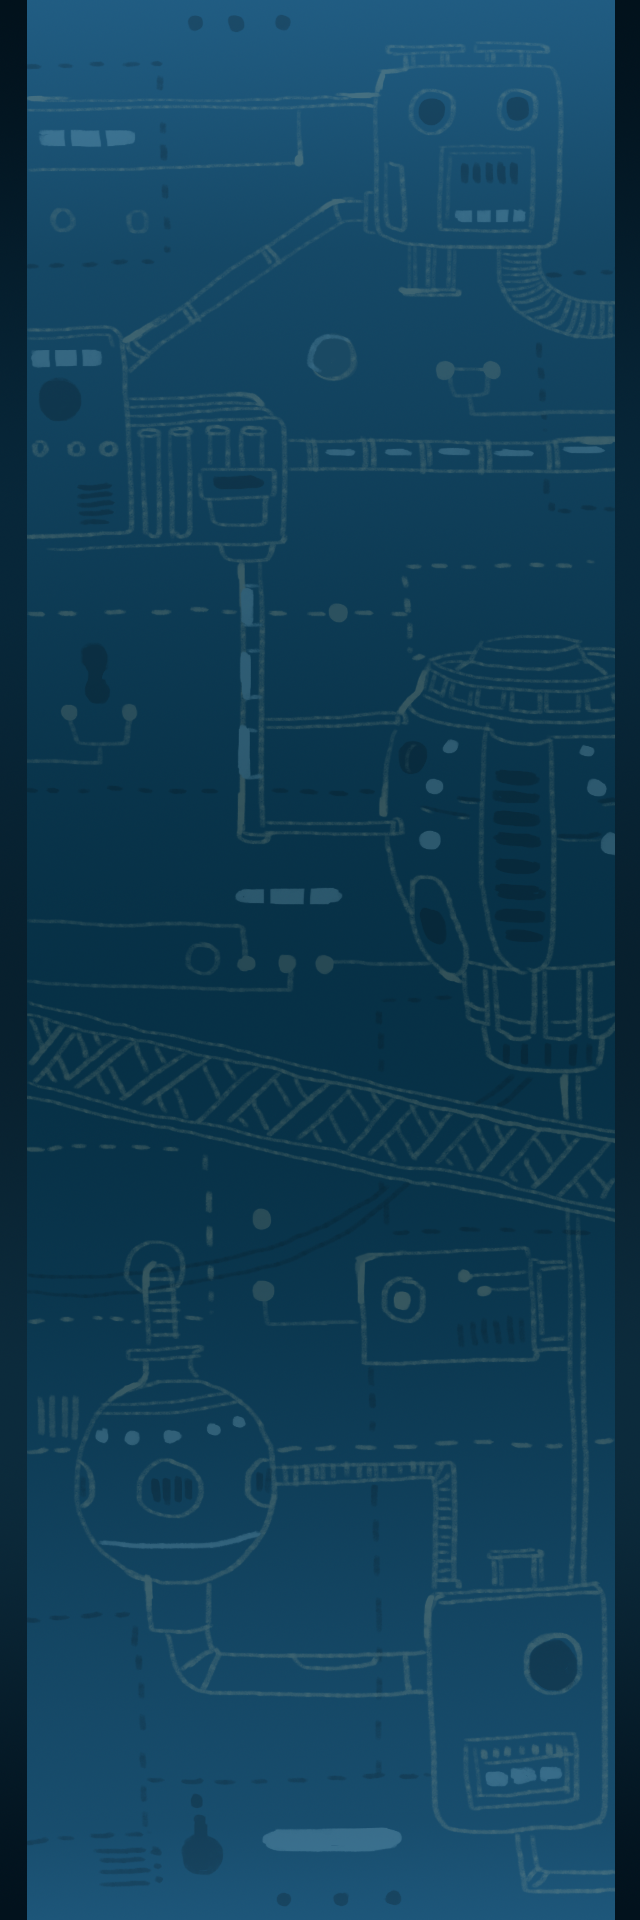

This game map was drawn from its Tiled (.tmx) file and the tilesets committed beside it. A one-line description and the trimmed map source follow:
An orthogonal 20x60 tile map with 32x32 px tiles, 1 tile layer (backGround), 3 tilesets and 18 objects (round_0, round_1, round_2, round_3, round_4, ...).

<map version="1.0" orientation="orthogonal" width="20" height="60" tilewidth="32" tileheight="32">
	<tileset firstgid="1" name="testBack" tilewidth="32" tileheight="32">
		<image source="testBack.png" width="640" height="1920" />
	</tileset>
	<tileset firstgid="1201" name="round" tilewidth="32" tileheight="32">
		<image source="round.png" width="64" height="64" />
	</tileset>
	<tileset firstgid="1205" name="mate_tiles" tilewidth="32" tileheight="32">
		<image source="mate_tiles.png" width="128" height="64" />
		<tile id="2">
			<properties>
				<property name="Collidable" value="true" />
			</properties>
		</tile>
	</tileset>
	<layer name="backGround" width="20" height="60">
		<data>[1200 cells, 1200 non-empty, 1200 distinct tile ids]</data>
	</layer>
	<objectgroup name="objects" width="20" height="60" />
	<objectgroup name="roundObjects" width="20" height="60">
		<object name="round_0" x="323" y="1700" width="25" height="25">
			<properties>
				<property name="isDown" value="false" />
				<property name="maxLength" value="500" />
				<property name="minLength" value="400" />
			</properties>
		</object>
		<object name="round_1" x="130" y="1450" width="25" height="25">
			<properties>
				<property name="isDown" value="false" />
				<property name="maxLength" value="450" />
				<property name="minLength" value="300" />
			</properties>
		</object>
		<object name="round_2" x="323" y="1000" width="25" height="25">
			<properties>
				<property name="isDown" value="true" />
				<property name="maxLength" value="600" />
				<property name="minLength" value="500" />
			</properties>
		</object>
		<object name="round_3" x="130" y="1150" width="25" height="25">
			<properties>
				<property name="isDown" value="true" />
				<property name="maxLength" value="250" />
				<property name="minLength" value="100" />
			</properties>
		</object>
		<object name="round_4" x="515" y="750" width="25" height="25">
			<properties>
				<property name="isDown" value="false" />
				<property name="maxLength" value="600" />
				<property name="minLength" value="300" />
			</properties>
		</object>
		<object name="round_5" x="323" y="700" width="25" height="25">
			<properties>
				<property name="isDown" value="false" />
				<property name="maxLength" value="250" />
				<property name="minLength" value="100" />
			</properties>
		</object>
		<object name="round_6" x="130" y="350" width="25" height="25">
			<properties>
				<property name="isDown" value="false" />
				<property name="maxLength" value="600" />
				<property name="minLength" value="400" />
			</properties>
		</object>
		<object name="round_7" x="323" y="350" width="25" height="25">
			<properties>
				<property name="isDown" value="true" />
				<property name="maxLength" value="300" />
				<property name="minLength" value="100" />
			</properties>
		</object>
		<object name="round_8" x="515" y="50" width="25" height="25">
			<properties>
				<property name="isDown" value="true" />
				<property name="maxLength" value="550" />
				<property name="minLength" value="350" />
			</properties>
		</object>
	</objectgroup>
	<objectgroup name="lightObjects" width="20" height="60">
		<object name="light_0" x="16" y="1765">
			<properties>
				<property name="loc" value="left" />
			</properties>
		</object>
		<object name="light_1" x="624" y="1531">
			<properties>
				<property name="loc" value="right" />
			</properties>
		</object>
		<object name="light_2" x="625" y="1218">
			<properties>
				<property name="loc" value="right" />
			</properties>
		</object>
		<object name="light_3" x="14" y="1210">
			<properties>
				<property name="loc" value="left" />
			</properties>
		</object>
		<object name="light_4" x="627" y="890">
			<properties>
				<property name="loc" value="right" />
			</properties>
		</object>
		<object name="light_5" x="13" y="890">
			<properties>
				<property name="loc" value="left" />
			</properties>
		</object>
		<object name="light_7" x="16" y="554">
			<properties>
				<property name="loc" value="left" />
			</properties>
		</object>
		<object name="light_6" x="626" y="551">
			<properties>
				<property name="loc" value="right" />
			</properties>
		</object>
		<object name="light_8" x="627" y="205">
			<properties>
				<property name="loc" value="right" />
			</properties>
		</object>
	</objectgroup>
	<objectgroup name="coinObjects" width="20" height="60" />
</map>
